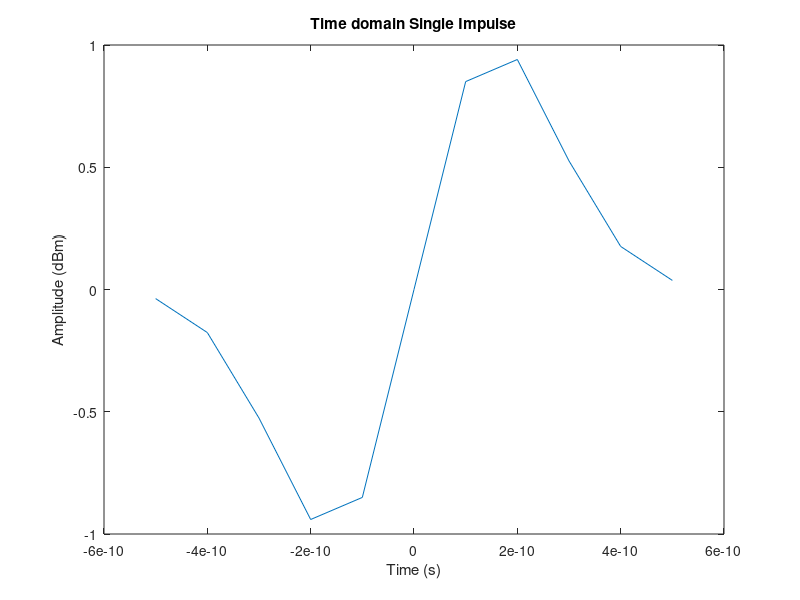
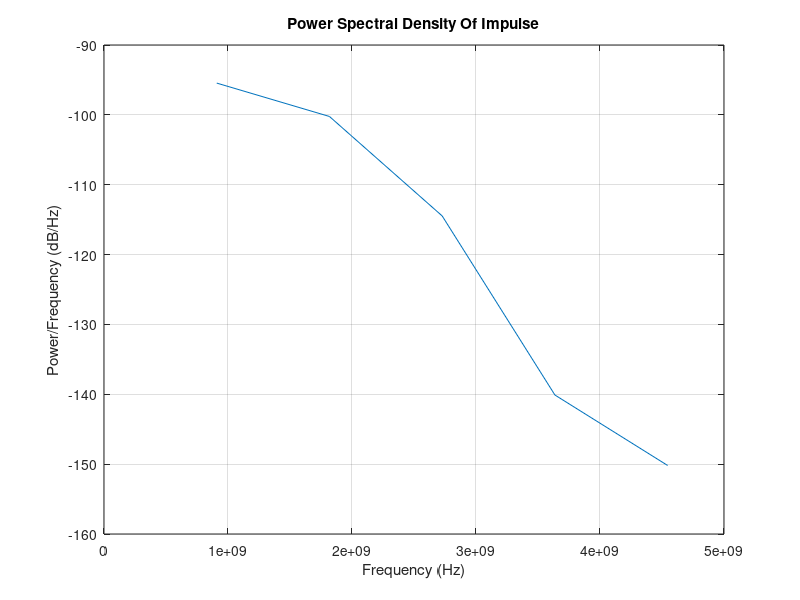
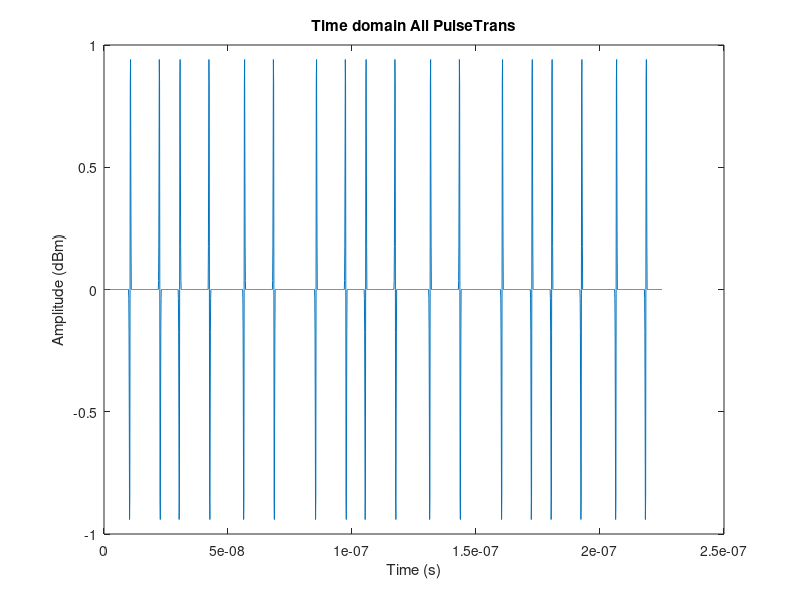

These figures' MATLAB source, in order: (Note: this script raises an error after producing the figures.)
clc;
clear;
close all;

% Simulation Experiment Parameters
% fs : Sampling frequency of the pulses
% Ep : Used for adjusting the energy of the pulse
% tc : Width of the pulse
% Tf : Frame length reference (A Real Number)
% Nf : Pulse Repetition Info
% Td : Data pulse delay reference
% Nc : TH Code bin number reference. Usually taken as Nc=Tf
% AWGNSNR : SNR value for AWGN (in dB)
% Q : Interval

% Sample Experiment:
numberOfBits=3;
fs=10e9;
Ep=1;
tc=1e-9;
Tf=25;
Nf=3;
Td=12;
Nc=Tf-Td; %Nc = Tf - delta
          %TH_Sequence = randi([1,13]);
AWGNSNR = 10;
Q = 1;
Guard_Interval = 0*Tf;
Ts = Nf * Tf;

%Some Pre Calculations
ChipPoints = fs * tc;
DelayPoints = ChipPoints * Td;
SequenceLength = numberOfBits * Nf;
FramePoint = ChipPoints * Tf;
SymbolPoints = FramePoint * Nf;
SizeOfSignals = ChipPoints * (numberOfBits * Tf * Nf + (numberOfBits - 1) * Guard_Interval);
Q_Interval = Q * ChipPoints/2;

rng default



%%%%%%%%%%%%%%%%%%%%%%%%%%%%%%%%%%%%%%%%%%%%%%%%%%%%%%%%%%%%%%%%%%%%%%%%%%%%%%%%%%%%%%%%%%%%%
%Pulse Choices

% 2 GHz Gaussian monopulse sampled at a rate of 100 GHz:
%{
fc = 2E9;  fs=100E9;              % center freq, sample freq
tc = gmonopuls('cutoff',fc);      % width of each pulse
t1  = -2*tc : 1/fs : 2*tc;
Y = gmonopuls(t1,fc);
%}
%fc = 1E9;              % center freq, sample freq
gmonopuls('cutoff',1/tc);      % width of each pulse
t_single_singal = -0.5e-9:1/fs:0.5e-9;
Impulse = gmonopuls(t_single_singal,1/tc);

% Gaussian Pulse 2nd Order Doublelets
%t_single_singal = -1e-9:1/fs:1e-9;
%Impulse = (1-(4*pi.*(t_single_singal.^2))/(tc/2.5)^2) .* exp(-2*pi.*(t_single_singal.^2)/(tc/2.5)^2) / sqrt(Ep);

figure
plot(t_single_singal,Impulse);
title('Time domain Single Impulse')
xlabel('Time (s)')
ylabel('Amplitude (dBm)')


%%%%%%%%%%%%%%%%%%%%%%%%%%%%%%%%%%%%%%%%%%%%%%%%%%%%%%%%%%%%%%%%%%%%%%%%%%%%%%%%%%%%%%%%%%%%%
%Get Power Spectral Density Of Impulse
N = length(Impulse);
xdft = fft(Impulse);
xdft = xdft(1:N/2+1);
psdx = (1/(fs*N)) * abs(xdft).^2;
psdx(2:end-1) = 2*psdx(2:end-1);
freq = 0:fs/length(Impulse):fs/2;

figure
plot(freq,10*log10(psdx))
grid on
title('Power Spectral Density Of Impulse')
xlabel('Frequency (Hz)')
ylabel('Power/Frequency (dB/Hz)')

%Frequncy Threshold
%-185dB at 4GHz
%-260dB at 100Ghz
Cutoff_Frequency = 4e9;


%%%%%%%%%%%%%%%%%%%%%%%%%%%%%%%%%%%%%%%%%%%%%%%%%%%%%%%%%%%%%%%%%%%%%%%%%%%%%%%%%%%%%%%%%%%%%
%Generate Transmitted Pulsetrans

D1(1)=1;    % Set 1 to be initial Reference Locations
for i=2:numberOfBits
    D1(i)=D1(i-1)+(Ts*(i-1)-D1(i-1)-tc)+1;
    D1(i) = D1(i) +  Guard_Interval * (i-1);  %Add Guard Interval (2Frames)
end

for i=1:Nf
            myRand=randi([1,13]);
            TH_Sequence(i) = myRand;
end
if (Nf>0)
    k=1;
    for i=1:length(D1)
        for j=0:(Nf-1)
            newD1(k)=D1(i)+Tf*j-1+TH_Sequence(j+1)-1;
            %newD2(k)=D2(i)+Tf*j;
            k=k+1;
        end
    end
end

D1=newD1;
D2=D1+Td;
%D2=newD2; %Locations of the pulses with Nf

Dtr = D1' * tc;       % locations of the TR pulses in ns.
Ddata = D2' * tc;     % locations of the Data pulses in ns.

% Generate the TR Pulse Train
t  = 0 : 1/fs : numberOfBits*Ts*tc + (numberOfBits - 1) * Guard_Interval * tc; % signal evaluation time
SimulationTime=t;
PulseTran_Reference = pulstran(t,Dtr,Impulse,fs);

% Generate the Random Modulated Data and Data Pulses
DataSequence = randi([1 1000],1,numberOfBits);
DataSequence = mod(DataSequence,2);
Input_Sequence_UWB = zeros(1, SequenceLength);
%Repeated Data Impulses
for i = 1:numberOfBits
    for j = 1:Nf
        Input_Sequence_UWB(1,Nf*(i-1)+1:1:Nf*(i-1)+j) = DataSequence(1,i);
    end
end

for i = 1:numberOfBits * Nf
    if(Input_Sequence_UWB(1,i) == 0)
        Input_Sequence_UWB(1,i) = -1;
    end
end

Ddata = [Ddata.' ; Input_Sequence_UWB]';

PulseTran_Data=pulstran(t,Ddata,Impulse,fs);
%---------------------
allPulses=PulseTran_Reference+PulseTran_Data;

figure
plot(t,allPulses);
title('Time domain All PulseTrans')
xlabel('Time (s)')
ylabel('Amplitude (dBm)')




%%%%%%%%%%%%%%%%%%%%%%%%%%%%%%%%%%%%%%%%%%%%%%%%%%%%%%%%%%%%%%%%%%%%%%%%%%%%%%%%%%%%%%%%%%%%%
%Channel Model and Recevied Signals

% This model is based on LOS (0-4 m) channel measurements. (CM-1)
Lam = 0.02333;
lambda = 2.5;
Gam = 7.1;
gamma = 4.3; 
std_ln_1 = 3.4;
std_ln_2 = 3.4;
nlos = 0;
std_shdw = 3;
num_channels = 1;

[t_channel,h_channel,Tbar,Tba,RMS] = UWBCHANNEL(Lam,lambda,Gam,gamma,std_ln_1,std_ln_2,nlos,std_shdw,num_channels);

figure
plot(h_channel);
title('Channel Impulse Response')
xlabel('Time')
ylabel('Amplitude')


%CM1 Received Signal
CM1_channel_output = conv(allPulses,h_channel); 
receive_signals_without_noise = CM1_channel_output(1,1:1:1+SizeOfSignals);

figure
plot(t,receive_signals_without_noise);
title('Time domain Received Signals After Channel')
xlabel('Time (s)')
ylabel('Amplitude (dBm)')


%%%%%%%%%%%%%%%%%%%%%%%%%%%%%%%%%%%%%%%%%%%%%%%%%%%%%%%%%%%%%%%%%%%%%%%%%%%%%%%%%%%%%%%%%%%%%
%Recevied Signals + Noise

%Adding Noise
h = 1;
SNR_lin=10^(AWGNSNR/10);
noisePower=sum(abs(h).^2)./SNR_lin;
wNoise= sqrt(1*noisePower).*randn(1,length(allPulses));

receive_signals = receive_signals_without_noise + wNoise;

figure;
plot(t,receive_signals);
title('Time domain Received Signals With Noise')
xlabel('Time (s)')
ylabel('Amplitude (dBm)')


%%%%%%%%%%%%%%%%%%%%%%%%%%%%%%%%%%%%%%%%%%%%%%%%%%%%%%%%%%%%%%%%%%%%%%%%%%%%%%%%%%%%%%%%%%%%%
%Conventioanl TR Receiver

%Conventional Lowpass FIR filter
rng default
Wn = (2/fs)*Cutoff_Frequency;
Conventional_FIR_Filter = fir1(20,Wn,'low',kaiser(21,3));

fvtool(Conventional_FIR_Filter,1,'fs',fs);


%Signal After Conventional FIR filter
SACF = filter(Conventional_FIR_Filter,1,receive_signals);


%Compare Received Signals before and after LPF
figure
plot(t,receive_signals,t,SACF);
xlim([0 3e-7]);

xlabel('Time (s)');
ylabel('Amplitude');
legend('Original Signal','Filtered Data');


%Multiplication r(t-Td)*r(t) 
%SACF = Signal After Conventional Filter
SACF_Delayed = [zeros(1,DelayPoints),SACF];
%Adding Delay and remove tail points
SACF_Delayed = SACF_Delayed(1,1:SizeOfSignals+1);
SACF_Multiplication = SACF.*SACF_Delayed;

figure
plot(t,SACF_Multiplication);
title('Multiplication Signal After Conventional Filter')
xlabel('Time (s)')
ylabel('Amplitude (dBm)')



%Integration to form estimated data sequence per pulse
%Integration Time: T_int
%T_int = 1 chip duration
T_int = Q * ChipPoints;
SACF_Integrated = zeros(1, SequenceLength);

for i = 1:SequenceLength
    temp1 = mod(i+Nf-1, Nf);
    temp2 = (i+Nf-1-temp1)/Nf;
    Start_Point = ((Guard_Interval+Ts)*(temp2-1) + Tf*temp1 + TH_Sequence(1,temp1+1)+Td)*ChipPoints;

    for j = 1:Q_Interval     
        if (Start_Point+j <= SizeOfSignals+1)
            SACF_Integrated(1,i) = SACF_Integrated(1,i) + SACF_Multiplication(1,Start_Point+j);
        end 
    end
end


%Estimate data sequence per frame (From Nf*numberOfBits to numberOfBits)
SACF_Estimated = zeros(1,numberOfBits);
for i = 1:SequenceLength
    temp1 = mod(i+Nf-1, Nf);
    temp2 = (i+Nf-1-temp1)/Nf;
    if(SACF_Integrated(1,i) >=0)
        SACF_Estimated(temp2)=SACF_Estimated(temp2)+1;
    else
        SACF_Estimated(temp2)=SACF_Estimated(temp2)-1;
    end
end
for i = 1:numberOfBits
    if(SACF_Estimated(1,i) >=0)
        SACF_Estimated(1,i) = 1;
    else
        SACF_Estimated(1,i) = 0;
    end
end

%Calculate BER
BER_Conventional = 0;
for i = 1:numberOfBits
    if(SACF_Estimated(1,i) ~= DataSequence(1,i))
        BER_Conventional = BER_Conventional + 1;
    end
end
BER_Conventional = BER_Conventional/numberOfBits;
if BER_Conventional > 0.5
    BER_Conventional = 0.5;
end




%%%%%%%%%%%%%%%%%%%%%%%%%%%%%%%%%%%%%%%%%%%%%%%%%%%%%%%%%%%%%%%%%%%%%%%%%%%%%%%%%%%%%%%%%%%%%
%Hybrid TR Receiver

%Matched FIR Filter
%Matched_Filter = PulseTran_Reference(1, 1: 1+ SymbolPoints);
 Matched_Filter = PulseTran_Reference(1, 1+(TH_Sequence(1,1)-1)*ChipPoints: 1+(TH_Sequence(1,1))*ChipPoints);

%SAMF = Signal After Matched Filter
SAMF = filter(Matched_Filter,1,receive_signals);

figure
plot(t,SAMF);
title('Signal After Matched Filter')
xlabel('Time (s)')
ylabel('Amplitude (dBm)')

%Multiplication r(tao)*S(temp)(tao-t)
SAMF_Delayed = [zeros(1,DelayPoints),SAMF];
%SAMF = [SAMF,zeros(1,DelayPoints)];
%Adding Delay and remove tail points
SAMF_Delayed = SAMF_Delayed(1,1:1+SizeOfSignals);
SAMF_Multiplication = SAMF.*SAMF_Delayed;


figure
plot(t,SAMF_Multiplication);
title('Multiplication Signal After Matched Filter')
xlabel('Time (s)')
ylabel('Amplitude (dBm)')


%Integration to form estimated data sequence per pulse
%Integration Time of Hybrid Filter: Q_Interval
%Q_Interval = Q * chip duration
Q_Interval;
SAMF_Integrated = zeros(1, numberOfBits);

for i = 1:numberOfBits

        %=temp1 = mod(i+Nf-1, Nf);
        %temp2 = (i+Nf-1-temp1)/Nf;

        %for k = 1:Nf
        %Start_Point = ((Guard_Interval+Ts)*(i-1) + Tf*(k-1) + TH_Sequence(1,k)+Td)*ChipPoints;
        Start_Point = ((Guard_Interval+Ts)*(i-1) + Tf*(Nf-1) + TH_Sequence(1,Nf)+Td)*ChipPoints;
            for j = 1:Q_Interval     
                if (Start_Point+j < SizeOfSignals+1)
                    SAMF_Integrated(1,i) = SAMF_Integrated(1,i) + SAMF_Multiplication(1,Start_Point+j);
                end 
            end
        %end
end

for i = 1:numberOfBits
    if(SAMF_Integrated(1,i) >=0)
        SAMF_Integrated(1,i) = 1;
    else
        SAMF_Integrated(1,i) = 0;
    end
end


%Calculate BER
BER_Hybrid = 0;
for i = 1:numberOfBits
    if(SAMF_Integrated(1,i) ~= DataSequence(1,i))
        BER_Hybrid = BER_Hybrid + 1;
    end
end
BER_Hybrid = BER_Hybrid/numberOfBits;
if BER_Hybrid > 0.5
    BER_Hybrid = 0.5;
end
